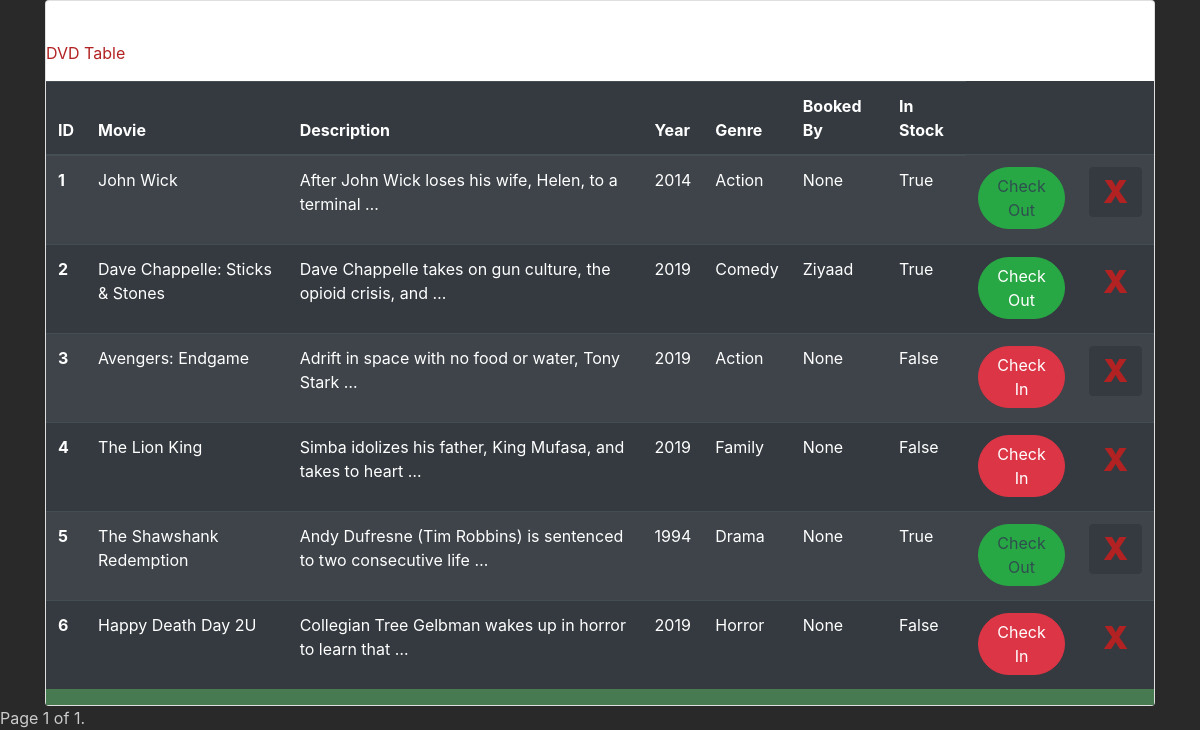
Page /clerk/ (signed in, lower part) on the earlier database version.
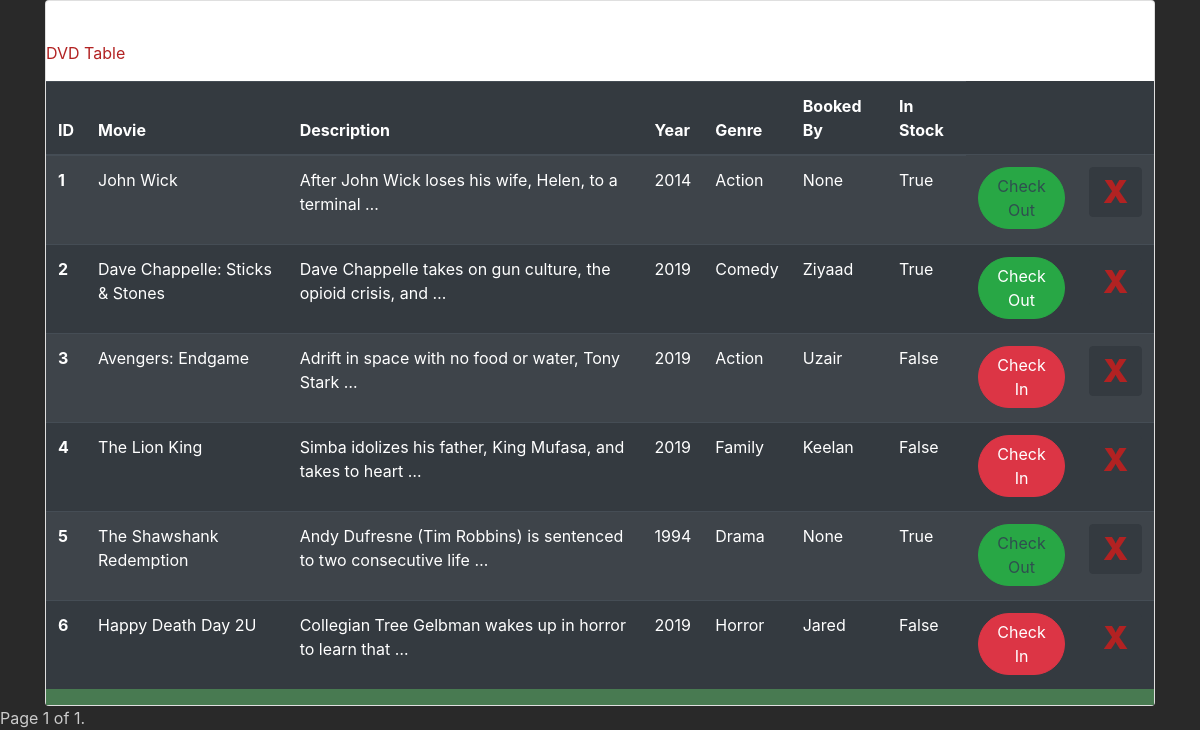
Same page on the later database version.
### webapp/models.py (models this page shows)
class DVD(models.Model):
    Title= models.CharField(max_length=50)
    year = models.CharField(max_length=255)
    genre = models.CharField(max_length=255)
    InStock= models.BooleanField(default=True)
    Synopsis= models.TextField()
    BookingPickup = models.CharField(max_length=255)
    NumOfTimesRented= models.IntegerField(default=0)
    ImageDVD= models.ImageField(upload_to='pics')
    PriceDVD = models.IntegerField(default=0)
    NumDaysBooked = models.IntegerField(default=0)

### webapp/views.py (the view)
# urls.py: path('clerk/', views.clerk, name='clerk'),
@login_required
def clerk(request):
    dvds = DVD.objects.all() #imports dvds from database
    trans = Transaction.objects.all() #imports dvds from database
    users = User.objects.all() #imports dvds from database
    customer = Customer.objects.all() #imports dvds from database
    query = request.GET.get("query")
    if query:
        dvds = DVD.objects.filter(Q(Title__icontains=query)) #Search Function according to name
    paginator = Paginator(dvds, 6) # Show 3 dvds per page
    page = request.GET.get('page')
    dvds = paginator.get_page(page)
    form=DocumentForm()
    context_dict = { 'dvds':dvds ,'form': form, 'trans':trans, 'users':users, 'customer':customer}
    return render(request, 'clerk.html',context_dict)

### templates/clerk.html (shortened to what this page needs)
{%load static %}
<!DOCTYPE html>
<html lang="en">
<head>
    <link rel="stylesheet" href="https://stackpath.bootstrapcdn.com/bootstrap/4.3.1/css/bootstrap.min.css">
    <link rel="stylesheet" type="text/css" href="{% static 'clerkstye.css'%}">
</head>
<body>
<a></a><br>
{%if not user.is_superuser %}
    <div class="container">
          <div class="card" style="table-layout: fixed;">
            <div class="card-body"></div>
                  <p class="" style="font: bold; color:firebrick">DVD Table</p>
                    <div class="table-body">
                            <table class="table table-striped table-dark">
                                    <thead>
                                      <tr>
                                        <th scope="col">ID</th>
                                        <th scope="col">Movie</th>
                                        <th scope="col">Description</th>
                                        <th scope="col">Year</th>
                                        <th scope="col">Genre</th>
                                        <th scope="col">Booked By</th>
                                        <th scope="col">In Stock</th>
                                      </tr>
                                    </thead>
                                    <tbody>
                                    {% for dvd in dvds %}
                                      <tr>
                                        <th scope="row">{{dvd.id}}</th>
                                        <td>{{dvd.Title}}</td>
                                        <td>{{dvd.Synopsis|safe|truncatewords:"10"|linebreaks}}</td>
                                        <td>{{dvd.year}}</td>
                                        <td>{{dvd.genre}}</td>
                                        <td>{{dvd.BookingPickup}}</td>
                                        <td>{{dvd.InStock}}</td>
                                        <td>
                                            {%if dvd.InStock %}
                                                  {%if not dvd.BookingPickup == 'None' %}
                                                      <button type="button" class="btn btn-success badge-pill" data-toggle="modal" data-target="#checkout{{dvd.id}}" style="float: right">Check Out</button>
                                                  {%else%}
                                                      <button type="button" class="btn btn-success badge-pill" style="pointer-events: none; color:darkslategray" data-toggle="modal" data-target="#checkout{{dvd.id}}" style="float: right">Check Out</button>
                                                  {%endif%}
                                            {%else %}
                                              <button type="button" class="btn btn-danger badge-pill" style="float: right">Check In</button>
                                            {%endif%}
                                        </td>
                                        {% if user.is_superuser %}
                                        <td><button type="button" class="btn btn-dark badge" style="color:firebrick; font-size:2rem"><strong>X</strong></button></td>
                                        {%endif%}
                                      </tr>
                                    {%endfor%}
                                    </tbody>
                                  </table>
                    </div>
            </div>
          </div>
    </div>
    {%else%}
    <div class="container">
        <div class="card" style="table-layout: fixed;">
          <div class="card-body"></div>
                <p class="" style="font: bold; color:firebrick">DVD Table</p>
                  <div class="table-body">
                          <table class="table table-striped table-dark">
                                  <thead>
                                    <tr>
                                      <th scope="col">ID</th>
                                      <th scope="col">Movie</th>
                                      <th scope="col">Description</th>
                                      <th scope="col">Year</th>
                                      <th scope="col">Genre</th>
                                      <th scope="col">Booked By</th>
                                      <th scope="col">In Stock</th>
                                    </tr>
                                  </thead>
                                  <tbody>
                                  {% for dvd in dvds %}
                                    <tr>
                                      <th scope="row">{{dvd.id}}</th>
                                      <td>{{dvd.Title}}</td>
                                      <td>{{dvd.Synopsis|safe|truncatewords:"10"|linebreaks}}</td>
                                      <td>{{dvd.year}}</td>
                                      <td>{{dvd.genre}}</td>
                                      <td>{{dvd.BookingPickup}}</td>
                                      <td>{{dvd.InStock}}</td>
                                      <td>
                                          {%if dvd.InStock %}
                                                {%if not dvd.BookingPickup == 'None' %}
                                                    <button type="button" class="btn btn-success badge-pill" data-toggle="modal" data-target="#checkout{{dvd.id}}" style="float: right">Check Out</button>
                                                {%else%}
                                                    <button type="button" class="btn btn-success badge-pill" style="pointer-events: none; color:darkslategray" data-toggle="modal" data-target="#checkout{{dvd.id}}" style="float: right">Check Out</button>
                                                {%endif%}
                                          {%else %}
                                            <button type="button" class="btn btn-danger badge-pill" style="float: right">Check In</button>
                                          {%endif%}
                                      </td>
                                      {% if user.is_superuser %}
                                      <td><button type="button" class="btn btn-dark badge" style="color:firebrick; font-size:2rem"><strong>X</strong></button></td>
                                      {%endif%}
                                    </tr>
                                  {%endfor%}
                                  </tbody>
                                </table>
                  </div>
          </div>
        </div>
    {%endif%}
    <div class="pagination">
        <span class="step-links">
            <span class="current">
                Page {{ dvds.number }} of {{ dvds.paginator.num_pages }}.
            </span>
        </span>
    </div>
</body>
</html>

### static/clerkstye.css (style rules this page uses)
body { padding-top: 80px; background-color: rgb(41, 41, 41); color: #CCC; }
.table-body { background-color: #487A51; }

Differences in the rows shown:
changed DVD "Avengers: Endgame": BookingPickup "None" → "Uzair"
changed DVD "The Lion King": BookingPickup "None" → "Keelan"
changed DVD "Happy Death Day 2U": BookingPickup "None" → "Jared"
